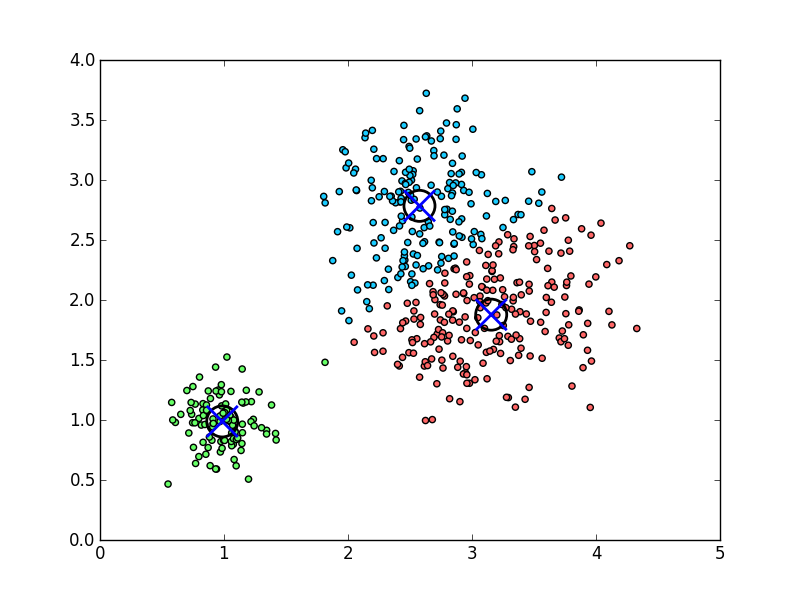

The script that saved this image:
import numpy as NP
import matplotlib
matplotlib.use('Agg')
from scipy.cluster.vq import *
import pylab

#generate 100 data points with 3 attributes

pylab.close()

# generate 3 sets of normally distributed points around
# different means with different variances
pt1 = NP.random.normal(1, 0.2, (100,2))
pt2 = NP.random.normal(2, 0.5, (300,2))
pt3 = NP.random.normal(3, 0.3, (100,2))

# slightly move sets 2 and 3 (for a prettier output)
pt2[:,0] += 1
pt3[:,0] -= 0.5

xy = NP.concatenate((pt1, pt2, pt3))

# kmeans for 3 clusters
res, idx = kmeans2(NP.array(zip(xy[:,0],xy[:,1])),3)

colors = ([([0.4,1,0.4],[1,0.4,0.4],[0.1,0.8,1])[i] for i in idx])

# plot colored points
pylab.scatter(xy[:,0],xy[:,1], c=colors)

# mark centroids as (X)
pylab.scatter(res[:,0],res[:,1], marker='o', s = 500, linewidths=2, c='none')
pylab.scatter(res[:,0],res[:,1], marker='x', s = 500, linewidths=2)

pylab.savefig('/tmp/kmeans.png')